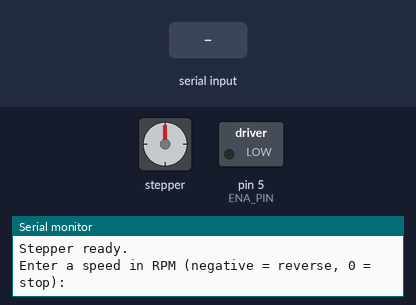
The sketch below on a simulated Arduino Uno, built with avr-gcc and run on an emulated ATmega328P. On the bench: stepper motor, switched loads named in the sketch (green lamp = pin HIGH), the last lines printed to the serial monitor. Inputs (shaded band) come from the test bench. Stepper angles assume 1600 steps per turn.

Above: at 1.2 s.
1.3 s: "90,45\n" received over Serial
At 1.45 s:
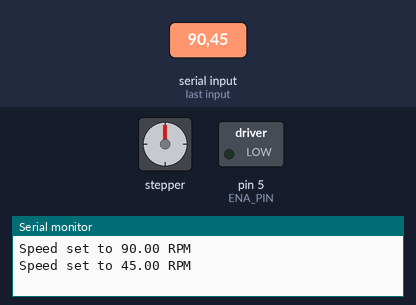
At 2.05 s:
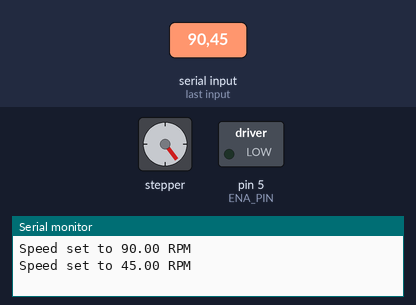
4.3 s: "30,150\n" received over Serial
At 4.46 s:
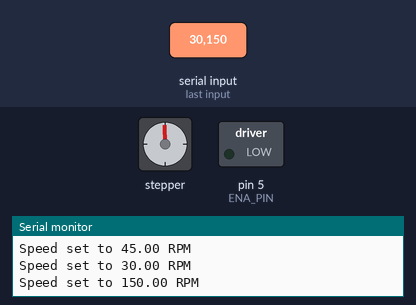
7.3 s: "30,150\n" received over Serial
Timing chart, 0 to 19.3 s (numbered marks = the images above; inputs shaded):
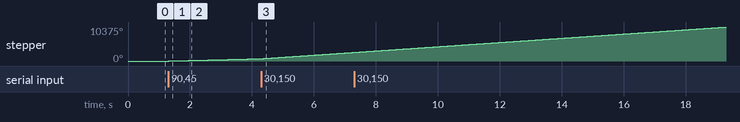

The sketch:

stepper_speed_control.ino
```cpp
/*
  NEMA23 Stepper Speed Control via Microstep Driver (PUL/DIR/ENA)
  ------------------------------------------------------------
  Wiring (as set up on the driver's Signal side):
    PUL+ / DIR+ / ENA+  -> Arduino 5V (tied together)
    PUL-                -> Arduino pin D3
    DIR-                -> Arduino pin D4
    ENA-                -> Arduino pin D5

  Type a speed in RPM into the Serial Monitor and press Enter.
    - Positive number  = spin one direction (e.g. 200)
    - Negative number  = spin the other direction (e.g. -200)
    - 0                = stop

  Set STEPS_PER_REV below to match the DIP switch microstep
  setting you chose on the driver (Pulse/rev column).
*/

#include <AccelStepper.h>

// ---- USER SETTINGS ----
const int STEPS_PER_REV = 1600;   // match this to your DIP switch setting (e.g. 1600 for 8 microstep)
const float MAX_RPM = 300.0;      // safety cap, adjust to your motor/driver limits
const float ACCEL_STEPS_PER_SEC2 = 2000.0; // acceleration, tune to taste

// ---- PIN DEFINITIONS ----
const int PUL_PIN = 3;
const int DIR_PIN = 4;
const int ENA_PIN = 5;

// AccelStepper in DRIVER mode uses (interface, stepPin, dirPin)
AccelStepper stepper(AccelStepper::DRIVER, PUL_PIN, DIR_PIN);

float currentRPM = 0;

void setup() {
  Serial.begin(9600);
  pinMode(ENA_PIN, OUTPUT);
  digitalWrite(ENA_PIN, LOW); // LOW = driver enabled (ENA- pulled low -> optocoupler on)

  float maxStepsPerSec = (MAX_RPM / 60.0) * STEPS_PER_REV;
  stepper.setMaxSpeed(maxStepsPerSec);
  stepper.setAcceleration(ACCEL_STEPS_PER_SEC2);

  Serial.println("Stepper ready.");
  Serial.println("Enter a speed in RPM (negative = reverse, 0 = stop):");
}

void loop() {
  // Check for new speed input
  if (Serial.available() > 0) {
    float inputRPM = Serial.parseFloat();
    // clear any trailing newline/garbage
    while (Serial.available() > 0) Serial.read();

    if (abs(inputRPM) > MAX_RPM) {
      Serial.print("Requested speed exceeds MAX_RPM (");
      Serial.print(MAX_RPM);
      Serial.println("). Clamping.");
      inputRPM = (inputRPM > 0) ? MAX_RPM : -MAX_RPM;
    }

    currentRPM = inputRPM;
    float stepsPerSec = (currentRPM / 60.0) * STEPS_PER_REV;
    stepper.setSpeed(stepsPerSec);

    Serial.print("Speed set to ");
    Serial.print(currentRPM);
    Serial.println(" RPM");
  }

  // Continuous rotation at constant speed (no acceleration curve on the fly)
  // Use runSpeed() for constant-speed spinning based on setSpeed()
  if (currentRPM != 0) {
    stepper.runSpeed();
  }
}
```

Measured:
- after the input at 1.3 s, stepper: keeps turning clockwise at about 240°/s, starting at once
